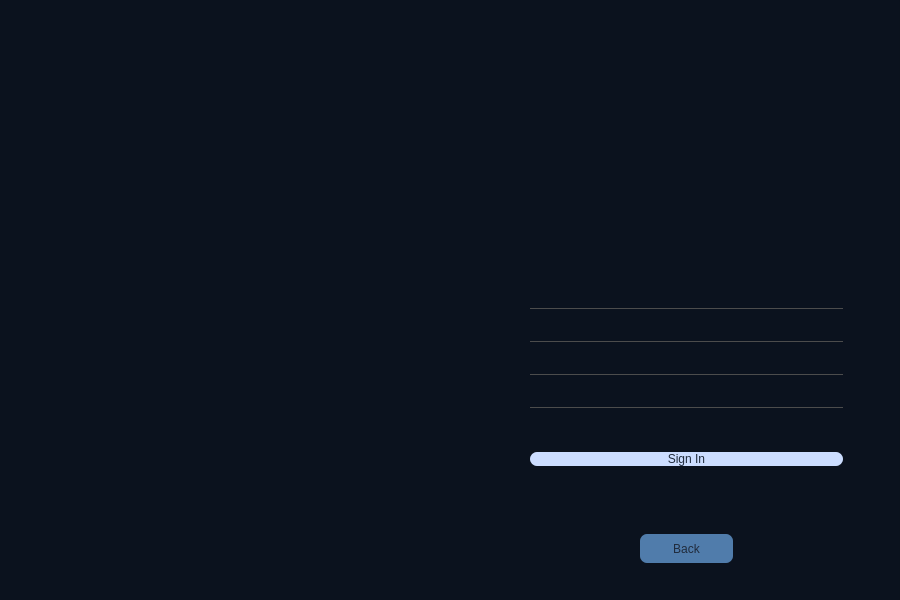
<?xml version="1.0" encoding="UTF-8"?>
<ui version="4.0">
 <class>SignIn</class>
 <widget class="QDialog" name="SignIn">
  <property name="geometry">
   <rect>
    <x>0</x>
    <y>0</y>
    <width>900</width>
    <height>600</height>
   </rect>
  </property>
  <property name="windowTitle">
   <string>Dialog</string>
  </property>
  <widget class="QGroupBox" name="groupBox">
   <property name="geometry">
    <rect>
     <x>-10</x>
     <y>-6</y>
     <width>911</width>
     <height>621</height>
    </rect>
   </property>
   <property name="styleSheet">
    <string notr="true">*{
front-family:century gothic;
front size:24px;
}
#groupBox{
background:rgb(11,18,30);
}
QPushButton
{
border-radius:7px;
font: 700 20pt &quot;Berlin Sans FB Demi&quot;;
color:rgb(32, 43, 60);
background:rgb(204, 221, 255);
}
QLineEdit
{
color:rgb(76, 76, 76);
background:transparent;
border:none;
border-bottom:1px solid rgb(76,76,76);
font-size:15pt;
}</string>
   </property>
   <property name="title">
    <string/>
   </property>
   <widget class="QWidget" name="layoutWidget">
    <property name="geometry">
     <rect>
      <x>540</x>
      <y>250</y>
      <width>313</width>
      <height>261</height>
     </rect>
    </property>
    <layout class="QVBoxLayout" name="verticalLayout_3">
     <item>
      <layout class="QHBoxLayout" name="horizontalLayout">
       <item>
        <layout class="QVBoxLayout" name="verticalLayout_2">
         <item>
          <layout class="QVBoxLayout" name="verticalLayout">
           <item>
            <widget class="QLineEdit" name="lineEdit_usernameSignIn">
             <property name="text">
              <string/>
             </property>
            </widget>
           </item>
           <item>
            <widget class="QLineEdit" name="lineEdit_passwordSignIn">
             <property name="text">
              <string/>
             </property>
            </widget>
           </item>
           <item>
            <widget class="QLineEdit" name="lineEdit_emailSignIn">
             <property name="text">
              <string/>
             </property>
            </widget>
           </item>
           <item>
            <widget class="QLineEdit" name="lineEdit_citySignIn">
             <property name="enabled">
              <bool>true</bool>
             </property>
             <property name="text">
              <string/>
             </property>
            </widget>
           </item>
          </layout>
         </item>
        </layout>
       </item>
      </layout>
     </item>
     <item>
      <widget class="QPushButton" name="pushButton_SignInConnect">
       <property name="styleSheet">
        <string notr="true"/>
       </property>
       <property name="text">
        <string>Sign In</string>
       </property>
      </widget>
     </item>
    </layout>
   </widget>
   <widget class="QLabel" name="label">
    <property name="geometry">
     <rect>
      <x>570</x>
      <y>10</y>
      <width>250</width>
      <height>250</height>
     </rect>
    </property>
    <property name="text">
     <string/>
    </property>
    <property name="pixmap">
     <pixmap>img/SkyCastLogo.png</pixmap>
    </property>
    <property name="scaledContents">
     <bool>true</bool>
    </property>
   </widget>
   <widget class="QLabel" name="label_2">
    <property name="geometry">
     <rect>
      <x>40</x>
      <y>40</y>
      <width>441</width>
      <height>521</height>
     </rect>
    </property>
    <property name="text">
     <string/>
    </property>
    <property name="pixmap">
     <pixmap>img/WhatsApp Image 2023-05-04 at 12.12.03.jpeg</pixmap>
    </property>
    <property name="scaledContents">
     <bool>true</bool>
    </property>
   </widget>
   <widget class="QPushButton" name="pushButton_BackSignIn">
    <property name="geometry">
     <rect>
      <x>650</x>
      <y>540</y>
      <width>93</width>
      <height>29</height>
     </rect>
    </property>
    <property name="styleSheet">
     <string notr="true">background:rgb(80, 124, 171);</string>
    </property>
    <property name="text">
     <string>Back</string>
    </property>
   </widget>
  </widget>
 </widget>
 <resources/>
 <connections/>
</ui>
